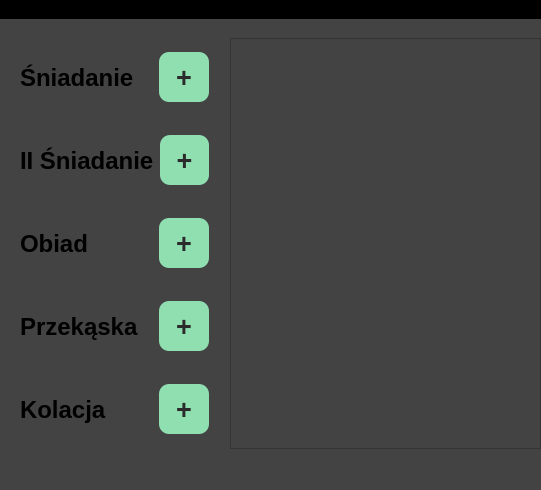
<?xml version="1.0" encoding="UTF-8"?>
<ui version="4.0">
 <class>MainWindow</class>
 <widget class="QMainWindow" name="MainWindow">
  <property name="geometry">
   <rect>
    <x>0</x>
    <y>0</y>
    <width>541</width>
    <height>490</height>
   </rect>
  </property>
  <property name="font">
   <font>
    <weight>75</weight>
    <bold>true</bold>
   </font>
  </property>
  <property name="windowTitle">
   <string>FitNoLess</string>
  </property>
  <property name="styleSheet">
   <string notr="true">background-color: rgb(67, 67, 67);</string>
  </property>
  <widget class="QWidget" name="centralWidget">
   <property name="styleSheet">
    <string notr="true"/>
   </property>
   <widget class="QFrame" name="frame">
    <property name="geometry">
     <rect>
      <x>230</x>
      <y>19</y>
      <width>311</width>
      <height>411</height>
     </rect>
    </property>
    <property name="frameShape">
     <enum>QFrame::StyledPanel</enum>
    </property>
    <property name="frameShadow">
     <enum>QFrame::Raised</enum>
    </property>
   </widget>
   <widget class="QWidget" name="">
    <property name="geometry">
     <rect>
      <x>9</x>
      <y>9</y>
      <width>211</width>
      <height>431</height>
     </rect>
    </property>
    <layout class="QVBoxLayout" name="verticalLayout_2">
     <item>
      <layout class="QHBoxLayout" name="horizontalLayout">
       <item>
        <widget class="QLabel" name="label">
         <property name="sizePolicy">
          <sizepolicy hsizetype="Minimum" vsizetype="MinimumExpanding">
           <horstretch>0</horstretch>
           <verstretch>0</verstretch>
          </sizepolicy>
         </property>
         <property name="font">
          <font>
           <pointsize>18</pointsize>
           <weight>75</weight>
           <bold>true</bold>
          </font>
         </property>
         <property name="layoutDirection">
          <enum>Qt::LeftToRight</enum>
         </property>
         <property name="frameShape">
          <enum>QFrame::NoFrame</enum>
         </property>
         <property name="frameShadow">
          <enum>QFrame::Plain</enum>
         </property>
         <property name="lineWidth">
          <number>2</number>
         </property>
         <property name="text">
          <string>Śniadanie</string>
         </property>
        </widget>
       </item>
       <item>
        <widget class="QPushButton" name="pushButton">
         <property name="maximumSize">
          <size>
           <width>50</width>
           <height>50</height>
          </size>
         </property>
         <property name="font">
          <font>
           <pointsize>20</pointsize>
           <weight>75</weight>
           <bold>true</bold>
          </font>
         </property>
         <property name="styleSheet">
          <string notr="true">QPushButton{
background-color: rgb(143, 223, 177); 
border: none;
color:rgb(43, 43, 43);
border-radius: 10px;
}
</string>
         </property>
         <property name="text">
          <string>+</string>
         </property>
        </widget>
       </item>
      </layout>
     </item>
     <item>
      <layout class="QHBoxLayout" name="horizontalLayout_2">
       <item>
        <widget class="QLabel" name="label_2">
         <property name="sizePolicy">
          <sizepolicy hsizetype="Minimum" vsizetype="MinimumExpanding">
           <horstretch>0</horstretch>
           <verstretch>0</verstretch>
          </sizepolicy>
         </property>
         <property name="font">
          <font>
           <pointsize>18</pointsize>
           <weight>75</weight>
           <bold>true</bold>
          </font>
         </property>
         <property name="layoutDirection">
          <enum>Qt::LeftToRight</enum>
         </property>
         <property name="frameShape">
          <enum>QFrame::NoFrame</enum>
         </property>
         <property name="frameShadow">
          <enum>QFrame::Plain</enum>
         </property>
         <property name="lineWidth">
          <number>2</number>
         </property>
         <property name="text">
          <string>II Śniadanie</string>
         </property>
        </widget>
       </item>
       <item>
        <widget class="QPushButton" name="pushButton_2">
         <property name="maximumSize">
          <size>
           <width>50</width>
           <height>50</height>
          </size>
         </property>
         <property name="font">
          <font>
           <pointsize>20</pointsize>
           <weight>75</weight>
           <bold>true</bold>
          </font>
         </property>
         <property name="styleSheet">
          <string notr="true">QPushButton{
background-color: rgb(143, 223, 177); 
border: none;
color:rgb(43, 43, 43);
border-radius: 10px;
}</string>
         </property>
         <property name="text">
          <string>+</string>
         </property>
        </widget>
       </item>
      </layout>
     </item>
     <item>
      <layout class="QHBoxLayout" name="horizontalLayout_3">
       <item>
        <widget class="QLabel" name="label_3">
         <property name="sizePolicy">
          <sizepolicy hsizetype="Minimum" vsizetype="MinimumExpanding">
           <horstretch>0</horstretch>
           <verstretch>0</verstretch>
          </sizepolicy>
         </property>
         <property name="font">
          <font>
           <pointsize>18</pointsize>
           <weight>75</weight>
           <bold>true</bold>
          </font>
         </property>
         <property name="layoutDirection">
          <enum>Qt::LeftToRight</enum>
         </property>
         <property name="frameShape">
          <enum>QFrame::NoFrame</enum>
         </property>
         <property name="frameShadow">
          <enum>QFrame::Plain</enum>
         </property>
         <property name="lineWidth">
          <number>2</number>
         </property>
         <property name="text">
          <string>Obiad</string>
         </property>
        </widget>
       </item>
       <item>
        <widget class="QPushButton" name="pushButton_3">
         <property name="maximumSize">
          <size>
           <width>50</width>
           <height>50</height>
          </size>
         </property>
         <property name="font">
          <font>
           <pointsize>20</pointsize>
           <weight>75</weight>
           <bold>true</bold>
          </font>
         </property>
         <property name="styleSheet">
          <string notr="true">QPushButton{
background-color: rgb(143, 223, 177); 
border: none;
color:rgb(43, 43, 43);
border-radius: 10px;
}</string>
         </property>
         <property name="text">
          <string>+</string>
         </property>
        </widget>
       </item>
      </layout>
     </item>
     <item>
      <layout class="QHBoxLayout" name="horizontalLayout_4">
       <item>
        <widget class="QLabel" name="label_4">
         <property name="sizePolicy">
          <sizepolicy hsizetype="Minimum" vsizetype="MinimumExpanding">
           <horstretch>0</horstretch>
           <verstretch>0</verstretch>
          </sizepolicy>
         </property>
         <property name="font">
          <font>
           <pointsize>18</pointsize>
           <weight>75</weight>
           <bold>true</bold>
          </font>
         </property>
         <property name="layoutDirection">
          <enum>Qt::LeftToRight</enum>
         </property>
         <property name="frameShape">
          <enum>QFrame::NoFrame</enum>
         </property>
         <property name="frameShadow">
          <enum>QFrame::Plain</enum>
         </property>
         <property name="lineWidth">
          <number>2</number>
         </property>
         <property name="text">
          <string>Przekąska</string>
         </property>
        </widget>
       </item>
       <item>
        <widget class="QPushButton" name="pushButton_4">
         <property name="maximumSize">
          <size>
           <width>50</width>
           <height>50</height>
          </size>
         </property>
         <property name="font">
          <font>
           <pointsize>20</pointsize>
           <weight>75</weight>
           <bold>true</bold>
          </font>
         </property>
         <property name="styleSheet">
          <string notr="true">QPushButton{
background-color: rgb(143, 223, 177); 
border: none;
color:rgb(43, 43, 43);
border-radius: 10px;
}</string>
         </property>
         <property name="text">
          <string>+</string>
         </property>
        </widget>
       </item>
      </layout>
     </item>
     <item>
      <layout class="QHBoxLayout" name="horizontalLayout_5">
       <item>
        <widget class="QLabel" name="label_5">
         <property name="sizePolicy">
          <sizepolicy hsizetype="Minimum" vsizetype="MinimumExpanding">
           <horstretch>0</horstretch>
           <verstretch>0</verstretch>
          </sizepolicy>
         </property>
         <property name="font">
          <font>
           <pointsize>18</pointsize>
           <weight>75</weight>
           <bold>true</bold>
          </font>
         </property>
         <property name="layoutDirection">
          <enum>Qt::LeftToRight</enum>
         </property>
         <property name="frameShape">
          <enum>QFrame::NoFrame</enum>
         </property>
         <property name="frameShadow">
          <enum>QFrame::Plain</enum>
         </property>
         <property name="lineWidth">
          <number>2</number>
         </property>
         <property name="text">
          <string>Kolacja</string>
         </property>
        </widget>
       </item>
       <item>
        <widget class="QPushButton" name="pushButton_5">
         <property name="maximumSize">
          <size>
           <width>50</width>
           <height>50</height>
          </size>
         </property>
         <property name="font">
          <font>
           <pointsize>20</pointsize>
           <weight>75</weight>
           <bold>true</bold>
          </font>
         </property>
         <property name="styleSheet">
          <string notr="true">QPushButton{
background-color: rgb(143, 223, 177); 
border: none;
color:rgb(43, 43, 43);
border-radius: 10px;
}</string>
         </property>
         <property name="text">
          <string>+</string>
         </property>
        </widget>
       </item>
      </layout>
     </item>
    </layout>
   </widget>
  </widget>
  <widget class="QMenuBar" name="menuBar">
   <property name="geometry">
    <rect>
     <x>0</x>
     <y>0</y>
     <width>541</width>
     <height>26</height>
    </rect>
   </property>
   <property name="styleSheet">
    <string notr="true">background-color: rgb(0, 0, 0);</string>
   </property>
   <widget class="QMenu" name="menuMenu">
    <property name="font">
     <font/>
    </property>
    <property name="styleSheet">
     <string notr="true">background-color:  rgb(143, 223, 177);
color: rgb(56, 56, 56);</string>
    </property>
    <property name="title">
     <string>Menu</string>
    </property>
    <addaction name="actionBMI_Calculator"/>
   </widget>
   <addaction name="menuMenu"/>
  </widget>
  <widget class="QStatusBar" name="statusBar"/>
  <action name="actionBMI_Calculator">
   <property name="text">
    <string>BMI Calculator</string>
   </property>
  </action>
 </widget>
 <layoutdefault spacing="6" margin="11"/>
 <resources/>
 <connections/>
</ui>
